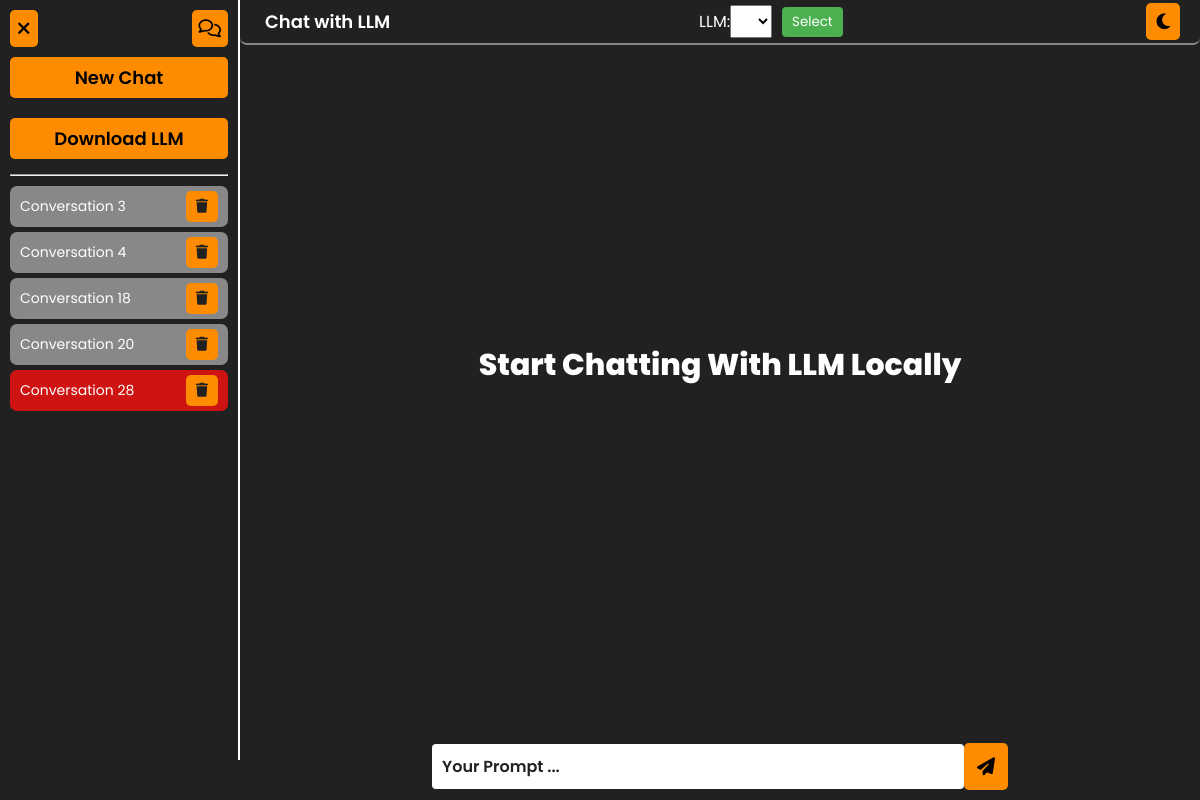
Before: /chat/28/ with the older database file.
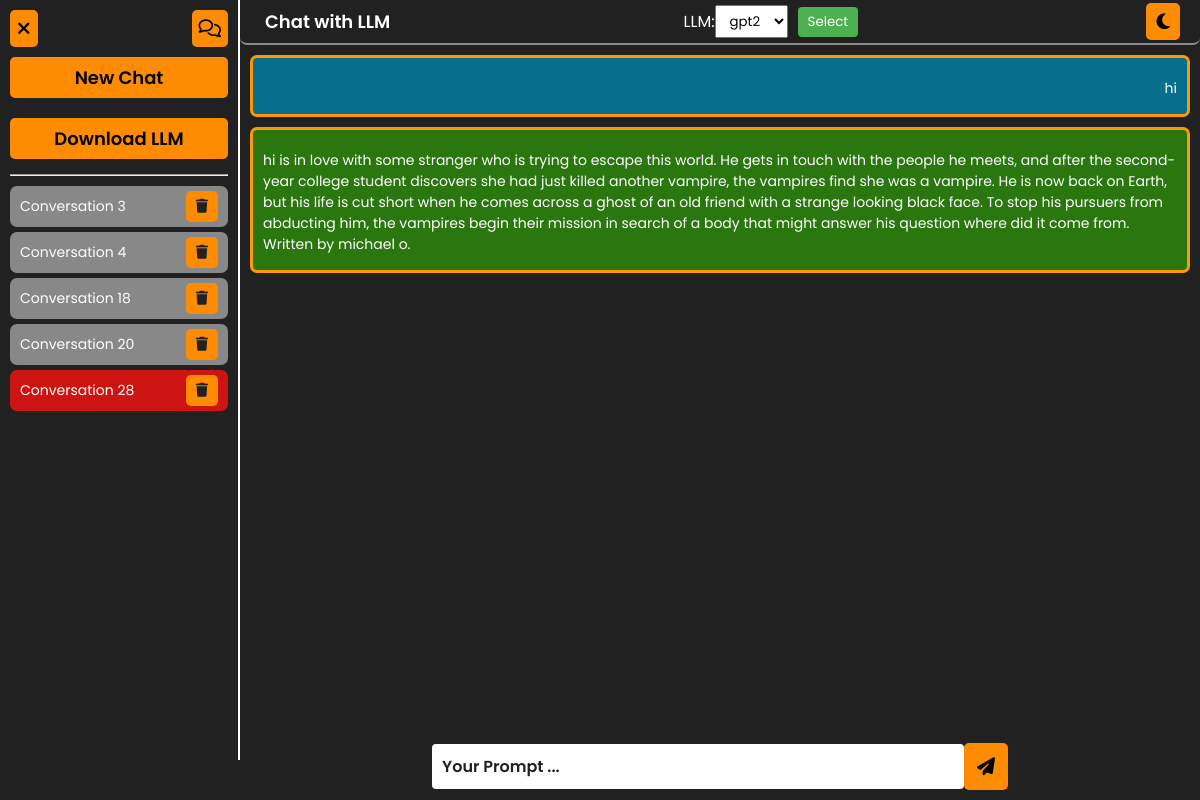
After: the same page with the newer database file.
### chat/models.py (models this page shows, shortened)
class Conversation(models.Model):
    title = models.CharField(max_length=255)
    created_at = models.DateTimeField(auto_now_add=True)

class Message(models.Model):
    conversation = models.ForeignKey(Conversation, on_delete=models.CASCADE, related_name='messages')
    sender = models.CharField(max_length=50)  # 'user' or 'bot'
    content = models.TextField()
    timestamp = models.DateTimeField(auto_now_add=True)

### chat/views.py (the view, shortened to what this page needs)
# urls.py: path('', chat_view, name='home'),
def chat_view(request, conversation_id=None):
    conversation = messages = None
    global selected_llm
    error = None
    if conversation_id:
        conversation = get_object_or_404(Conversation, id=conversation_id)
        messages = conversation.messages.all()
    llm_options = DownloadedModel.objects.filter(is_downloaded=True)
    conversations = Conversation.objects.all()
    context = {
        'conversation': conversation,
        'messages': messages,
        'conversations': conversations,
        'llm_options': llm_options,
        'selected_llm': selected_llm,
        'error': error,
        'length_msgs': len(messages) if messages else 0,
    }
    return render(request, 'chat/chat.html', context)

### templates/chat/chat.html (shortened to what this page needs)
{% extends 'base.html' %}
{% load static %}
{% block links %}
<link rel="stylesheet" href="{% static 'css/form.css' %}">
{% endblock links %}
{% block content %}
<main class="flex-ctr-clm">
    <div class="container flex-ctr-str">
        <div class="sidebar flex-clm-str">
            <div class="side_bar_options flex-sp-bet">
                <button title="Close The SideBar" class="btn" onclick="toggleSidebar()">
                    <i class="fa-solid fa-xmark"></i>
                </button>
                <button title="New Chat" class="btn">
                    <a href="{% url 'chat_new' %}">
                        <i class="fa-regular fa-comments"></i>
                    </a>
                </button>
            </div>
            <button title="New Chat" class="btn" style="width: 100%; margin: 10px 0;">
                <a href="{% url 'chat_new' %}"> New Chat</a>
            </button>
            <button title="New Chat" class="btn" style="width: 100%; margin: 10px 0;">
                <a href="{% url 'download_llm_page' %}" class="btn">Download LLM</a>
            </button>
            <hr width="100%" style="margin: 5px 0 10px;">
            <ul class=" conversations flex-str-clm">
                {% for conv in conversations %}
                    <a href="{% url 'chat_view' conv.id %}">
                        {% if conversation != None %}
                            {% if conv.id == conversation.id %}
                            <li class="flex-sp-bet selected-chat">
                            {% else %}
                            <li class="flex-sp-bet">
                            {% endif %}
                        {% else %}
                            <li class="flex-sp-bet">
                        {% endif %}
                                {{ conv.title }} {{conv.id}}
                                <a href="{% url 'delete_chat' conv.id %}" class="btn">
                                    <i class="fa-solid fa-trash"></i>
                                </a>
                            </li>
                    </a>
                {% endfor %}
            </ul>
        </div>
        <div class="chat-window flex-clm-str">
            <div class="header flex-sp-bet">
                <a href="{% url 'chat_view_no_id' %}">
                    <h2 class="logo">Chat with LLM</h2>
                </a>
                <form action="" method="post" id="selectLLMForm" style="background-color: #0000; width: auto;">
                    <label for="llm_select">LLM: </label>
                    <select name="llm_path" id="llm_select">
                        {% for llm in llm_options %}
                            <option value="{{ llm.llm_name }}" {% if llm.llm_name == selected_llm %}selected{% endif %}>
                                {{ llm.llm_name }}
                            </option>
                        {% endfor %}
                    </select>
                    <button type="submit">Select</button>
                </form>
                <button id="mode" class="btn"><i class="fa-solid fa-moon"></i></button>
            </div>
            {% if length_msgs == 0 %}
            <div class="welcome flex-ctr-clm">
                <h3>Start Chatting With LLM Locally</h3>
            </div>
            {% endif %}
            <div class="chatbox flex-ctr-clm" id="chatbox">
                {% for message in messages %}
                    <div class="message {{ message.sender }}">
                        <p>{{ message.content|safe }}</p>
                    </div>
                {% endfor %}
            </div>
            <form method="POST" class="prompt-area">
                <input type="text" name="prompt" placeholder="Your Prompt ..." required id="prompt">
                <button type="submit" class="btn" id="send-btn"><i class="fa-solid fa-paper-plane"></i></button>
            </form>
        </div>
    </div>
</main>
{% endblock content %}

Changed rows visible on the page:
added Message: content "hi"
added Message: content "hi is in love with some stranger who is trying to escape this world. He gets in touch with the people he meets, and after the second-year college student discovers she had just killed another vampire, the vampires find she was a vampire. He is now back on Earth, but his life is cut short when he comes across a ghost of an old friend with a strange looking black face. To stop his pursuers from abducting him, the vampires begin their mission in search of a body that might answer his question where did it come from. Written by michael o."
Other visible differences:
form field llm_path: (not shown) → "gpt2"
text no longer shown: "Start Chatting With LLM Locally"
